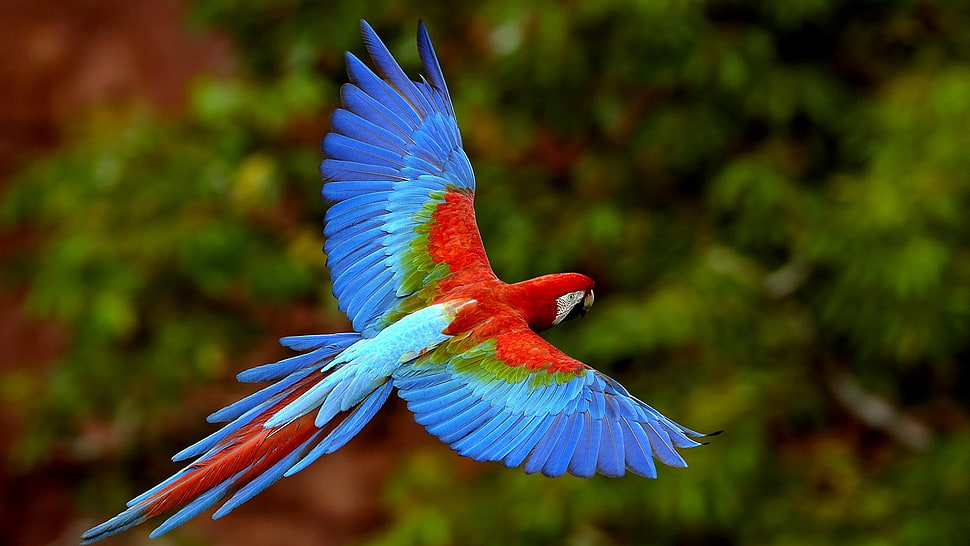
#> input picture PyLearn7-Assignment35/Python Imaging Library (PIL)/input/macaw.jpg, 970 x 546 px
$ jupyter execute --allow-errors pillow.ipynb
#> lines starting #> are read from the running program, lines starting #| are printed output that depends on the picture
[cell 1]
from PIL import Image , ImageDraw, ImageFont ,ImageOps
from bidi.algorithm import get_display
import arabic_reshaper
import matplotlib.pyplot as plt
import cv2
import numpy as np

# Reading a color image using PIL
img_pil = Image.open("input/macaw.jpg")
#> img_pil is the input picture: PIL image 970x546 RGB; mean R, G, B 64.3, 62.5, 31.4

plt.imshow(img_pil)
plt.show()

[cell 2]
# Writing a Persian text on image
font = ImageFont.truetype("input/B-NAZANIN.TTF", 200)
text = "پرواز"
#> (the rest of this cell did not finish here and is left out)

[cell 3]
# Calculating RGB histograms and showing them using plt

img_cv2 = np.array(img_pil)  # PIL to cv2 conversion

colors = ['red', 'green', 'blue']

for i, color in enumerate(colors):
    img_cv2_hist = cv2.calcHist([img_cv2], [i], None, [256], [0, 256])
    plt.plot(img_cv2_hist, color= color)

plt.show()
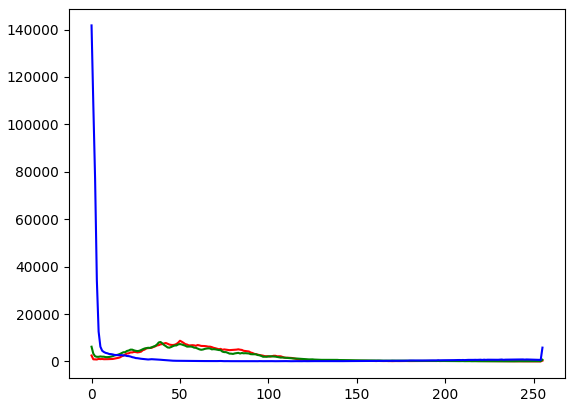
#> figure drawn by matplotlib, 1 panel; curve peaks at x = 50, y = 8739; curve peaks at x = 39, y = 8227; curve peaks at x = 0, y = 141735

[cell 4]
# histogram equalization
img_pil_high_cont = ImageOps.equalize(img_pil)
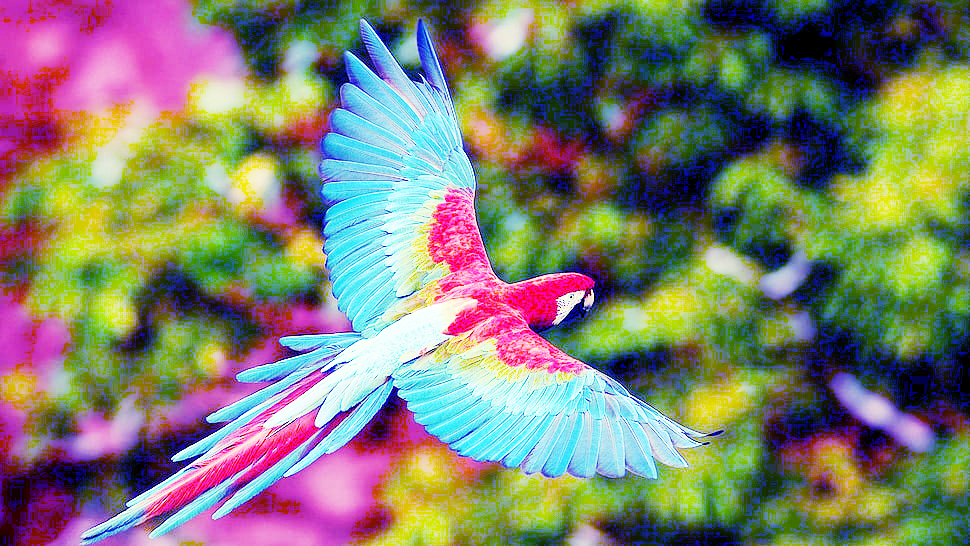
#> img_pil_high_cont: PIL image 970x546 RGB; mean R, G, B 126.4, 126.6, 110.8
img_pil_high_cont.save("output/high contrast macaw.jpg")

plt.imshow(img_pil_high_cont)
plt.show()

img_cv2_high_cont = np.array(img_pil_high_cont)
for i, color in enumerate(colors):
    hist_img_cv2_high_cont = cv2.calcHist([img_cv2_high_cont], [i], None, [256], [0, 256])
    plt.plot(hist_img_cv2_high_cont, color= color)
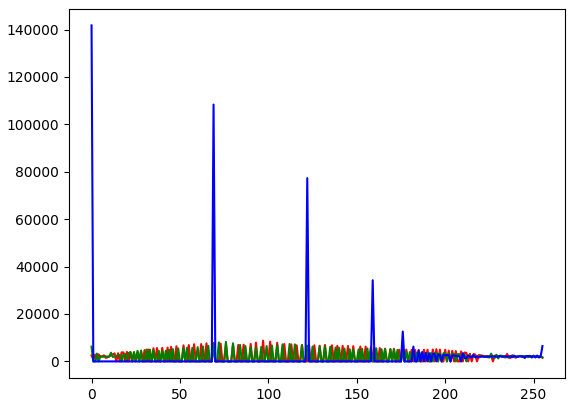
#> figure drawn by matplotlib, 1 panel; curve peaks at x = 97, y = 8739; curve peaks at x = 76, y = 8227; curve peaks at x = 0, y = 141735

[cell 5]
# colored to gray conversion
img_cv2_gray = np.mean(img_cv2, axis=2)
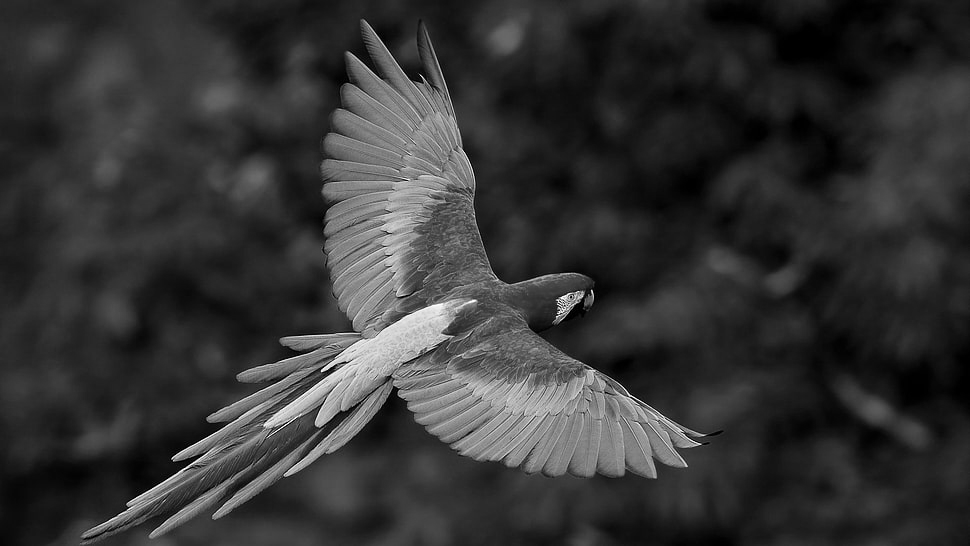
#> img_cv2_gray: shape (546, 970) float64; min 0, max 255, mean 52.7

cv2.imwrite("output/result_gray.jpg", img_cv2_gray)
plt.imshow(img_cv2_gray, cmap='gray')
plt.show()

[cell 6]
# gray image histogram
img_pil_gray = Image.fromarray(img_cv2_gray)
hist_img_pil_gray = img_pil_gray.histogram()
#> hist_img_pil_gray = 256 values, max 11183 at index 30, min 1 at index 255, mean 2068.8

plt.plot(hist_img_pil_gray, color='gray')
plt.show()
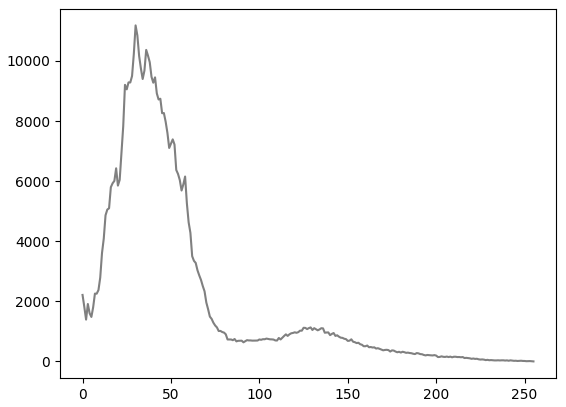
#> figure drawn by matplotlib, 1 panel; curve peaks at x = 30, y = 11183

[cell 7]
# gray image histogram equalization
img_pil_gray =img_pil.convert("L")
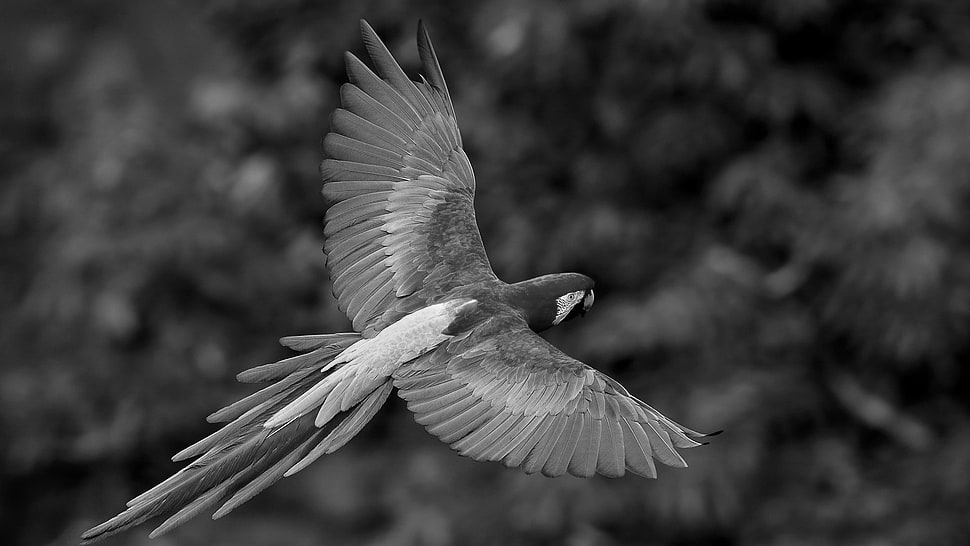
#> img_pil_gray: PIL image 970x546 L; min 0, max 255, mean 59.5
img_pil_gray_high_cont = ImageOps.equalize(img_pil_gray)
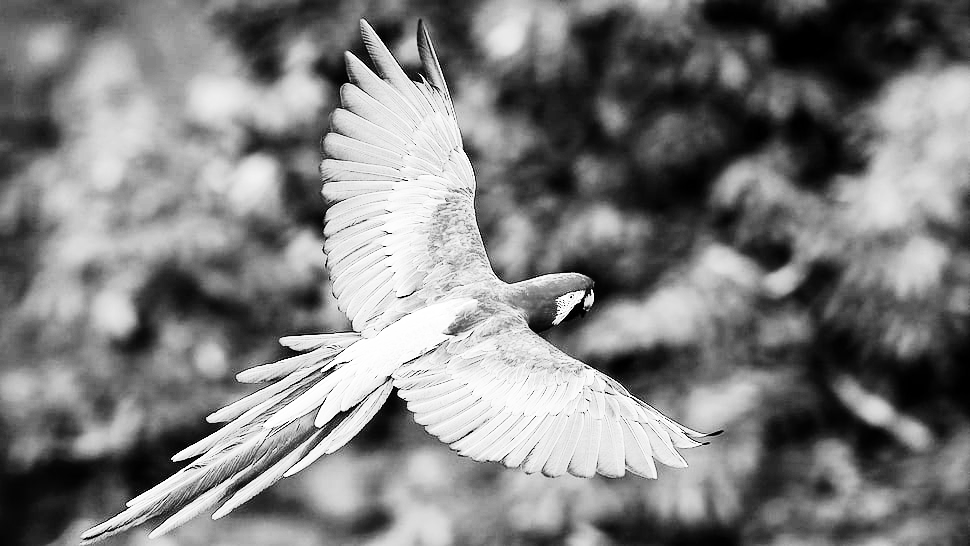
#> img_pil_gray_high_cont: PIL image 970x546 L; min 0, max 255, mean 126.3
img_pil_gray_high_cont.save("output/result_gray_high_cont.jpg")
plt.imshow(img_pil_gray_high_cont, cmap="gray" )
plt.show()

hist_img_pil_gray_high_cont = img_pil_gray_high_cont.histogram()
#> hist_img_pil_gray_high_cont = 256 values, max 8597 at index 87, min 0 at index 15, mean 2068.8

plt.plot(hist_img_pil_gray_high_cont, color='gray')
plt.show()
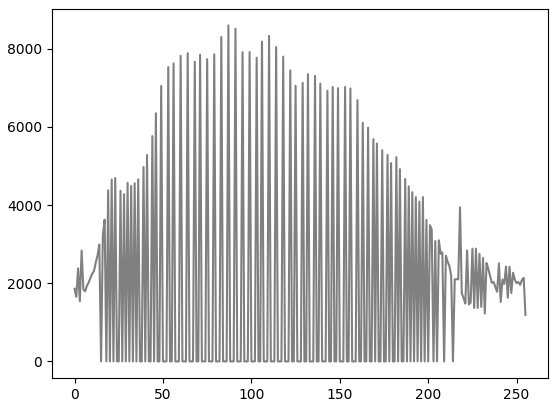
#> figure drawn by matplotlib, 1 panel; curve peaks at x = 87, y = 8597

$ run again, with PyLearn7-Assignment35/Python Imaging Library (PIL)/input/mandrill.jpg copied over PyLearn7-Assignment35/Python Imaging Library (PIL)/input/macaw.jpg
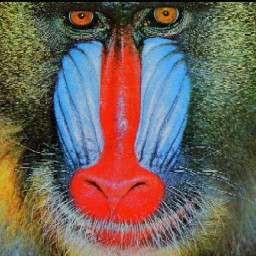
#> input picture PyLearn7-Assignment35/Python Imaging Library (PIL)/input/mandrill.jpg, 256 x 256 px
#> img_pil is the input picture: PIL image 256x256 RGB; mean R, G, B 110.4, 97.8, 87.9
#> hist_img_pil_gray = 256 values, max 786 at index 122, min 0 at index 249, mean 256
#> `img_pil_gray_high_cont = ImageOps.equalize(img_pil_gray)`:
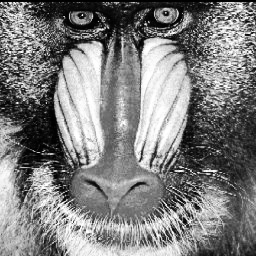
#> img_pil_gray_high_cont: PIL image 256x256 L; min 0, max 255, mean 126.6
#> hist_img_pil_gray_high_cont = 256 values, max 848 at index 118, min 0 at index 28, mean 256
#> `plt.show()`:
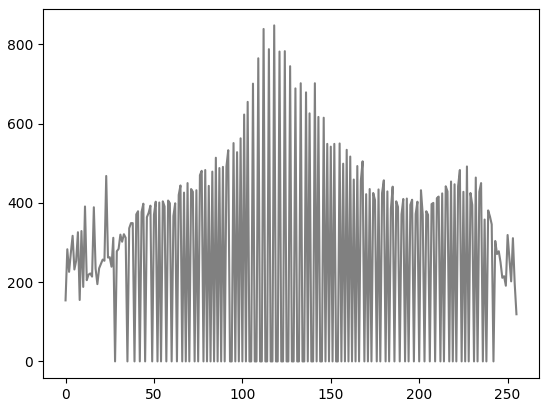
#> figure drawn by matplotlib, 1 panel; curve peaks at x = 118, y = 848
